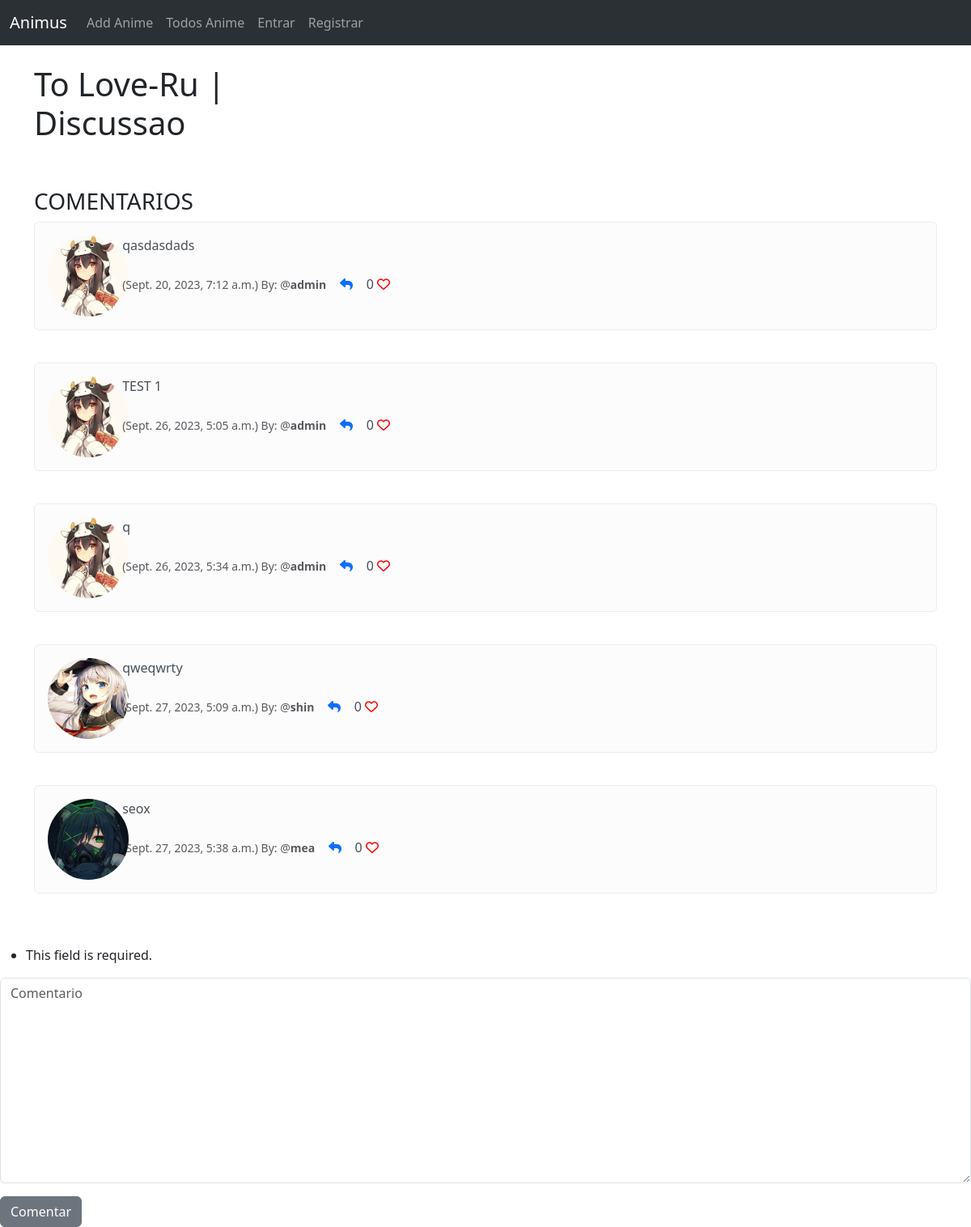
Screenshot of /show_anime/2 with the database file from the repository.
### anime_forum/models.py (models this page shows, shortened)
class Post(models.Model):
    user = models.ForeignKey(User, on_delete=models.CASCADE)
    title = models.CharField(max_length=150)
    image = models.ImageField(null=True, blank=True, upload_to="images/post")
    date_creation = models.DateTimeField(auto_now_add=True)
    body = models.TextField(blank=True, null=True)

class Comment(models.Model):
    post = models.ForeignKey(Post, related_name="comments", on_delete=models.CASCADE)
    user = models.ForeignKey(User, on_delete=models.CASCADE)
    body = models.TextField(max_length=300)
    likes = models.ManyToManyField(User, related_name="post_like", blank=True)
    date_creation = models.DateTimeField(auto_now_add=True)
    def num_of_likes(self):
        return self.likes.count()

class Profile(models.Model):
    user = models.OneToOneField(User, on_delete=models.CASCADE)
    profile_image = models.ImageField(null=True, blank=True, upload_to="images/users")
    profile_bio = models.CharField(null=True, blank=True, max_length=200)

### anime_forum/views.py (the view, shortened to what this page needs)
# urls.py: path("show_anime/<int:pk>", views.show_anime, name="show_anime"),
def show_anime(request, pk):
    anime = get_object_or_404(AddAnime, id=pk)
    post = get_object_or_404(Post, id=pk)
    form = CommentForm(request.POST)
    return render(
        request,
        "show_anime.html",
        {
            "post": post,
            "anime": anime,
            "form": form,
        },
    )

### anime_forum/forms.py
class CommentForm(forms.ModelForm):
    body = forms.CharField(
        required=True,
        label="",
        widget=forms.widgets.Textarea(
            attrs={"class": "form-control", "placeholder": "Comentario"}
        ),
    )
    class Meta:
        model = Comment
        fields = ("body",)

### anime_forum/templates/show_anime.html (shortened to what this page needs)
{% extends "base.html" %}
{% load static %}
{% block content %}
    <div class="container">
        <div class="col-md-4">
            <h1>{{ post.title }}</h1>
        </div>
        <br />
        <br />
        <h3>COMENTARIOS</h3>
        {% if not post.comments.all %}
            Sem COMENTARIOS <a href="#">Adicionar Comentario</a>
        {% else %}
            {% for comment in post.comments.all %}
                <div class="alert alert-light" role="alert">
                    <div class="row">
                        <div class="col-1">
                            {% if post.user.profile.profile_image %}
                                <img src="{{ comment.user.profile.profile_image.url }}"
                                     width="100"
                                     height="100"
                                     class="rounded-circle"
                                     alt="" />
                            {% else %}
                                <img src="{% static "\images\users\419d80fc47dbb030167929078cf52dd6d4b03f1c_full.jpg" %}"
                                     width="100"
                                     height="100"
                                     class="rounded-circle"
                                     alt="" />
                            {% endif %}
                        </div>
                        <div class="col-10">
                            {{ comment.body }}
                            <br />
                            <br />
                            <small class="text-muted">({{ comment.date_creation }}) By: @<strong>{{ comment.user }}</strong></small>
                            &nbsp;&nbsp;&nbsp;<a href="#"><i class="fas fa-reply"></i></a>
                            {{ comment.num_of_likes }}
                            {% if user in comment.likes.all %}
                                <a href="{% url "post_likes" comment.id %}"><i class="fa-solid fa-heart" style="color:red"></i></a>
                            {% else %}
                                <a href="{% url "post_likes" comment.id %}"><i class="fa fa-heart-o" style="color:red"></i></a>
                            {% endif %}
                        </div>
                    </div>
                </div>
                <br />
            {% endfor %}
        {% endif %}
        <br />
    </div>
    <form method="POST">
        {{ form.as_p }}
        <button class="btn btn-secondary" type="submit">Comentar</button>
    </form>
{% endblock content %}

### rows the page displays
Post: title "To Love-Ru | Discussao"
Comment: user.profile.profile_image (picture), body "qasdasdads", date_creation "Sept. 20, 2023, 7:12 a.m.", user "admin", num_of_likes "0"
Comment: user.profile.profile_image (picture), body "TEST 1", date_creation "Sept. 26, 2023, 5:05 a.m.", user "admin", num_of_likes "0"
Comment: user.profile.profile_image (picture), body "q", date_creation "Sept. 26, 2023, 5:34 a.m.", user "admin", num_of_likes "0"
Comment: user.profile.profile_image (picture), body "qweqwrty", date_creation "Sept. 27, 2023, 5:09 a.m.", user "shin", num_of_likes "0"
Comment: user.profile.profile_image (picture), body "seox", date_creation "Sept. 27, 2023, 5:38 a.m.", user "mea", num_of_likes "0"
